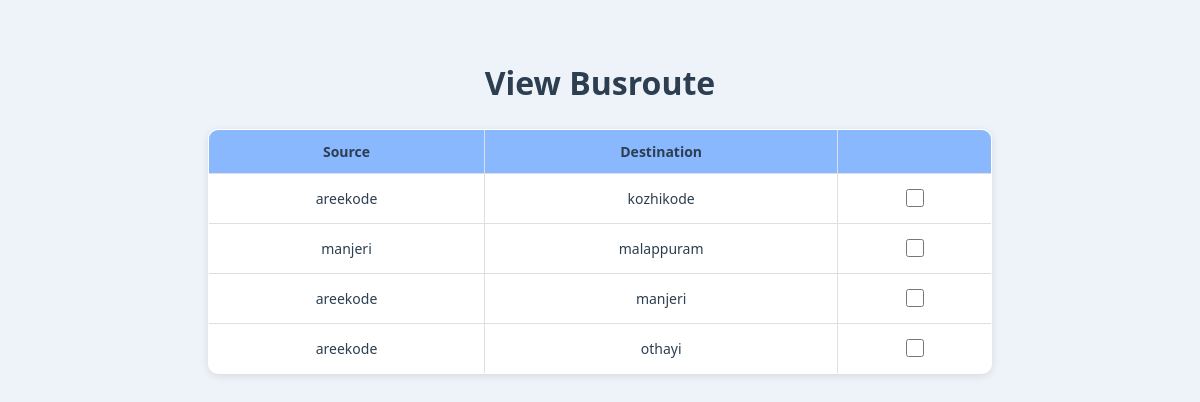
The page /ViewBusRoute on the database its author committed.
### BuzbeeApp/models.py (models this page shows)
class BusRouteTable(models.Model):
    Source = models.CharField(max_length=30,blank=True,null=True)
    Destination = models.CharField(max_length=30,blank=True,null=True)

### BuzbeeApp/views.py (the view)
# urls.py: path('ViewBusRoute',ViewBusRoute.as_view(),name="ViewBusRoute"),
class ViewBusRoute(View):
    def get(self,request):
        obj=BusRouteTable.objects.all()
        return render(request,"owner/viewbusroute.html",{'val':obj})

### templates/owner/viewbusroute.html (shortened to what this page needs)
<!DOCTYPE html>
<html lang="en">
<head>
</head>
<body>
    <h1>View Busroute</h1>
    <table>
        <tr>
            <th>Source</th>
            <th>Destination</th>
            <th></th>
        </tr>
        {% for i in val %}
        <tr>
            <td>{{i.Source}}</td>
            <td>{{i.Destination}}</td>
            <td><input type="checkbox"></td>
        </tr>
        {% endfor %}
    </table>
</body>
</html>

### templates/owner/viewbusroute.html (style rules this page uses)
body { font-family: "Segoe UI", Arial, sans-serif; background: #eef3f9; margin: 0; padding: 40px; color: #333; }
h1 { text-align: center; color: #2c3e50; margin-bottom: 25px; }
table { width: 70%; background: #fff; margin: auto; border-collapse: collapse; border-radius: 10px; overflow: hidden; box-shadow: 0 2px 8px rgba(0,0,0,0.1); border: 1px solid #dcdfe3; }
th, td { padding: 12px 10px; font-size: 14px; color: #2c3e50; border: 1px solid #dcdfe3; text-align: center; }
th { background: #89b8ff; font-weight: 600; }
input[type="checkbox"] { width: 18px; height: 18px; cursor: pointer; accent-color: #1a73e8; }

### rows shown on the page
BusRouteTable: Source "areekode", Destination "kozhikode"
BusRouteTable: Source "manjeri", Destination "malappuram"
BusRouteTable: Source "areekode", Destination "manjeri"
BusRouteTable: Source "areekode", Destination "othayi"
